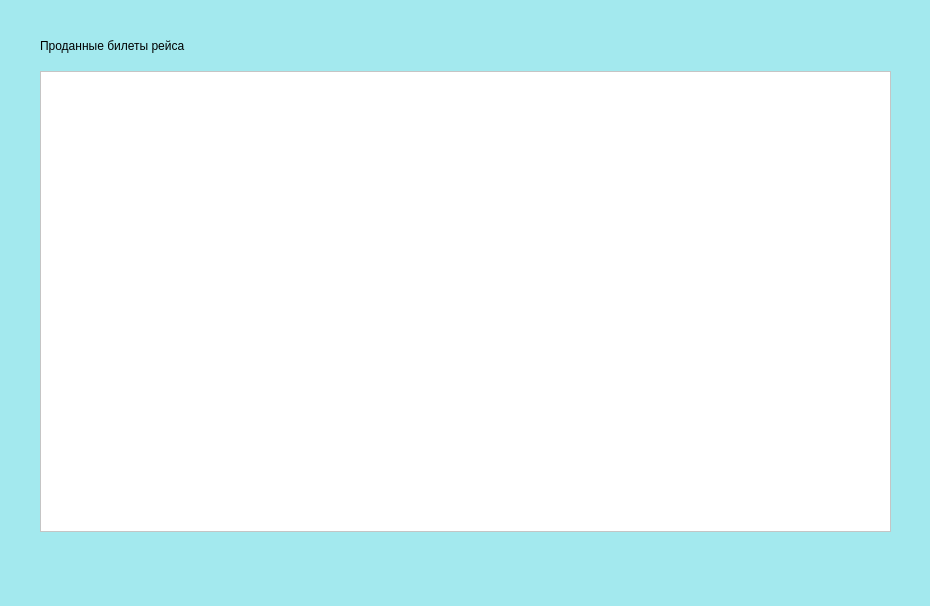
<?xml version="1.0" encoding="UTF-8"?>
<ui version="4.0">
 <class>Form</class>
 <widget class="QWidget" name="Form">
  <property name="geometry">
   <rect>
    <x>0</x>
    <y>0</y>
    <width>930</width>
    <height>606</height>
   </rect>
  </property>
  <property name="windowTitle">
   <string>Form</string>
  </property>
  <property name="styleSheet">
   <string notr="true">background-color:rgb(163, 233, 238)</string>
  </property>
  <widget class="QLabel" name="label">
   <property name="geometry">
    <rect>
     <x>40</x>
     <y>35</y>
     <width>201</width>
     <height>21</height>
    </rect>
   </property>
   <property name="text">
    <string>Проданные билеты рейса</string>
   </property>
  </widget>
  <widget class="QTableWidget" name="tableWidget">
   <property name="geometry">
    <rect>
     <x>40</x>
     <y>71</y>
     <width>851</width>
     <height>461</height>
    </rect>
   </property>
   <property name="styleSheet">
    <string notr="true">background-color: rgb(255, 255, 255);</string>
   </property>
  </widget>
 </widget>
 <resources/>
 <connections/>
</ui>
